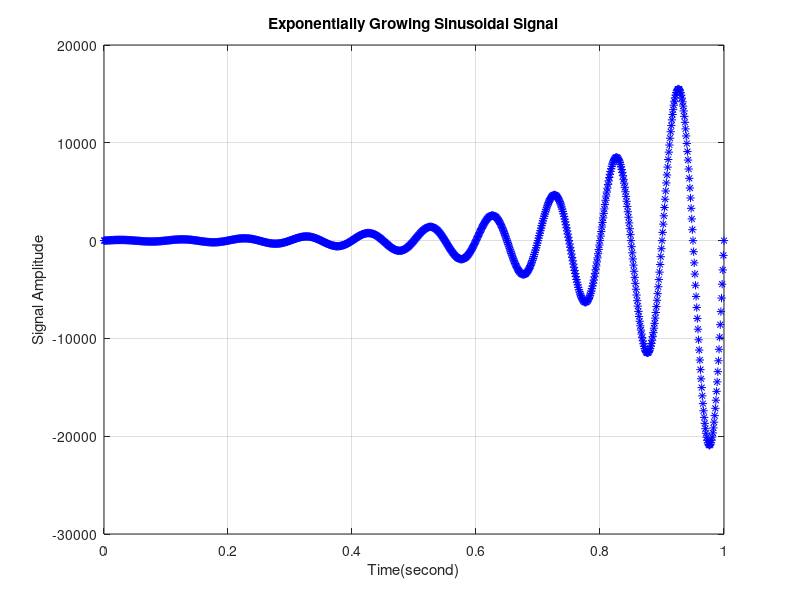

Write MATLAB code to recreate this figure.
clc; close; clear all;

%Exponentially Growing Sinusoidal Signal
%x(t)=A*exp(a*t)*sin(2*pi*f*t)+phi);

A=60; a=6; phi=0;  f=10;  n=[];

fs=1000; %Sampling frequency
ts=1/fs;

time_negative=0;    time_positive=1;    
n=time_negative:ts:time_positive;
index_t=0;

for t=n
    index_t=index_t+1;
    n(2,index_t)=A*exp(a*t)*sin((2*pi*f*t)+phi);
end

figure(1)
plot(n(1,:),n(2,:),'b*');
%stem(n(1,:),n(2,:),'b*');
xlabel('Time(second)');
ylabel('Signal Amplitude');
title('Exponentially Growing Sinusoidal Signal');
grid on

% M.S.Ahmed